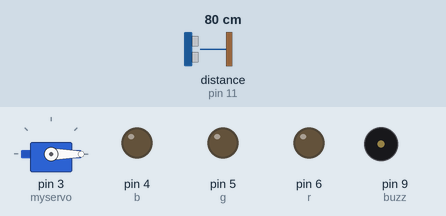
This sketch was run on a simulated Arduino Uno, built with avr-gcc and run on an emulated ATmega328P. Shown: servo, output pins drawn as LEDs (lit = HIGH), buzzer (waves = sounding). Wiring (inferred from the names in the program): ultrasonic range finder: trigger pin 10; echo pin 11. Inputs (shaded band) come from the test bench; at power-on: distance to the obstacle (sensor on pin 11) 80 cm. The echo pulse lasts 58.3 µs per cm; pins used as bus, display or sensor lines are not drawn.

Above: at 0.01 s.
1.3 s: distance to the obstacle (sensor on pin 11) set to 2 cm
At 3.99 s:
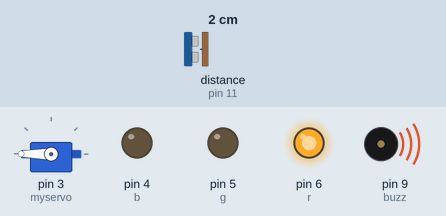
4.3 s: distance to the obstacle (sensor on pin 11) set to 250 cm
At 5.4 s:
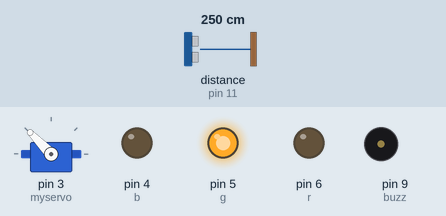
7.3 s: distance to the obstacle (sensor on pin 11) set to 4 cm
At 8.98 s:
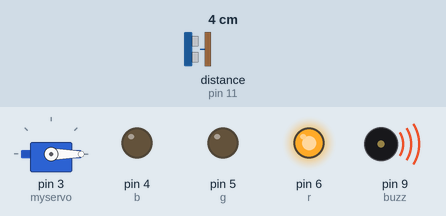
10.3 s: distance to the obstacle (sensor on pin 11) set to 299 cm
At 11.2 s:
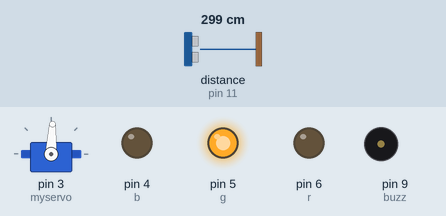
13.3 s: distance to the obstacle (sensor on pin 11) set to 18 cm
At 14.14 s:
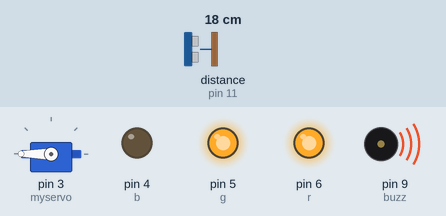
16.3 s: distance to the obstacle (sensor on pin 11) set to 9 cm
At 18.02 s:
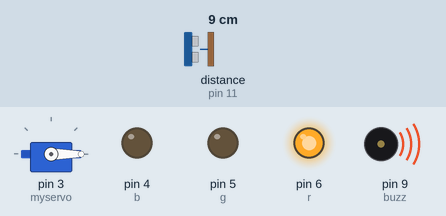
Timing chart, 0 to 20.3 s (numbered marks = the images above; inputs shaded):
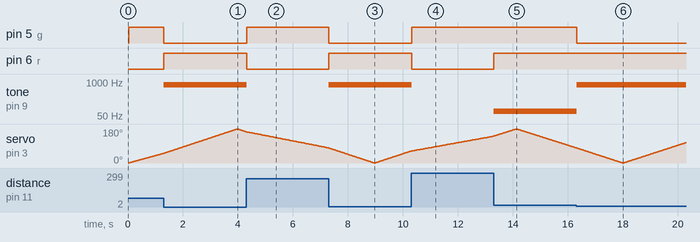

Measured:
- after the input at 1.3 s, pin 5 (g): HIGH → LOW at once; pin 6 (r): LOW → HIGH at once; tone on pin 9 (buzz): silent → 800 Hz at once
- after the input at 4.3 s, pin 5 (g): LOW → HIGH at once; pin 6 (r): HIGH → LOW at once; tone on pin 9 (buzz): 800 Hz → silent at once
- after the input at 7.3 s, pin 5 (g): HIGH → LOW at once; pin 6 (r): LOW → HIGH at once; tone on pin 9 (buzz): silent → 800 Hz at once
- after the input at 10.3 s, pin 5 (g): LOW → HIGH at once; pin 6 (r): HIGH → LOW at once; tone on pin 9 (buzz): 800 Hz → silent at once
- after the input at 13.3 s, pin 6 (r): LOW → HIGH at once; tone on pin 9 (buzz): silent → 75 Hz at once
- after the input at 16.3 s, pin 5 (g): HIGH → LOW at once; tone on pin 9 (buzz): 75 Hz → 800 Hz at once

The sketch:

sonar_scanner.ino
```cpp
// (licence header left out)
#include <Servo.h>     // Include the Servo library to control the servo motor

// --- Component and pin setup ---
Servo myservo;         // Servo object to control the scanning motor
int trig = 10;         // Ultrasonic sensor trigger pin
int echo = 11;         // Ultrasonic sensor echo pin
int b = 4;             // Blue LED pin (Safe distance)
int g = 5;             // Green LED pin (Medium distance)
int r = 6;             // Red LED pin (Close distance)
int buzz = 9;          // Buzzer pin

// --- Variables for distance measurement ---
long duration;         // Stores the time taken for the ultrasonic pulse to return
float distance;        // Calculated distance in centimeters

void setup() {
  // Attach the servo to digital pin 3
  myservo.attach(3);

  // Set up pins for input and output
  pinMode(trig, OUTPUT);
  pinMode(echo, INPUT);
  pinMode(r, OUTPUT);
  pinMode(g, OUTPUT);
  pinMode(b, OUTPUT);
  pinMode(buzz, OUTPUT);
}

// --------------------------------------------------------
//  Main loop: sweeps the servo left to right and back
//  Measures distance and provides LED + buzzer feedback
// --------------------------------------------------------
void loop() {

  // --- Sweep from 0° to 180° ---
  for (int deg = 0; deg <= 180; deg++) {
    myservo.write(deg);  // Move servo to the current degree
    delay(10);           // Small delay to let servo reach position

    // Trigger ultrasonic sensor pulse
    digitalWrite(trig, LOW);
    delay(10);
    digitalWrite(trig, HIGH);
    delayMicroseconds(10);
    digitalWrite(trig, LOW);

    // Read the echo time
    duration = pulseIn(echo, HIGH);

    // Convert time to distance (speed of sound: 0.034 cm/μs, divide by 2)
    distance = duration * 0.0175;

    // --- LED and buzzer feedback based on distance ---
    if (distance > 40) {
      // Safe distance: Green LED ON
      digitalWrite(r, LOW);
      digitalWrite(g, HIGH);
      digitalWrite(b, LOW);
      noTone(buzz); // No sound
    }
    else if (distance > 10) {
      // Medium distance: Yellow (Red + Green)
      digitalWrite(r, HIGH);
      digitalWrite(g, HIGH);
      digitalWrite(b, LOW);
      tone(buzz, 75); // Low buzzer tone
    }
    else {
      // Close distance: Red LED ON + High buzzer tone
      digitalWrite(r, HIGH);
      digitalWrite(g, LOW);
      digitalWrite(b, LOW);
      tone(buzz, 800);
    }
  }

  // --- Sweep from 180° back to 0° ---
  for (int deg = 180; deg >= 0; deg--) {
    myservo.write(deg);
    delay(10);

    // Trigger ultrasonic sensor pulse again
    digitalWrite(trig, LOW);
    delay(10);
    digitalWrite(trig, HIGH);
    delayMicroseconds(10);
    digitalWrite(trig, LOW);

    // Read and calculate distance
    duration = pulseIn(echo, HIGH);
    distance = duration * 0.0175;

    // --- LED and buzzer feedback based on distance ---
    if (distance > 40) {
      digitalWrite(r, LOW);
      digitalWrite(g, HIGH);
      digitalWrite(b, LOW);
      noTone(buzz);
    }
    else if (distance > 10) {
      digitalWrite(r, HIGH);
      digitalWrite(g, HIGH);
      digitalWrite(b, LOW);
      tone(buzz, 75);
    }
    else {
      digitalWrite(r, HIGH);
      digitalWrite(g, LOW);
      digitalWrite(b, LOW);
      tone(buzz, 800);
    }
  }
}
```
